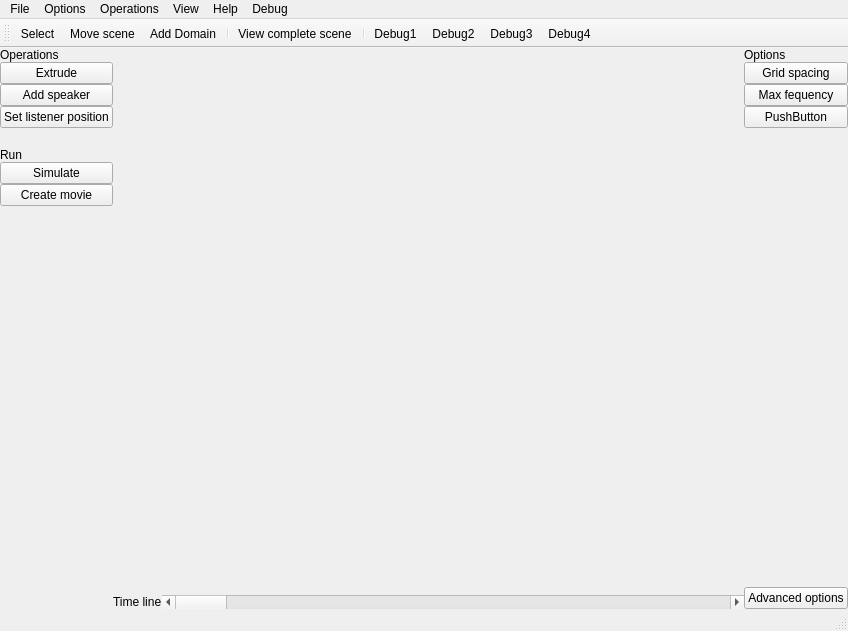
<?xml version="1.0" encoding="UTF-8"?>
<ui version="4.0">
 <class>MainWindow</class>
 <widget class="QMainWindow" name="MainWindow">
  <property name="geometry">
   <rect>
    <x>0</x>
    <y>0</y>
    <width>848</width>
    <height>631</height>
   </rect>
  </property>
  <property name="windowTitle">
   <string>OpenPSTD</string>
  </property>
  <widget class="QWidget" name="centralwidget">
   <layout class="QHBoxLayout" name="horizontalLayout">
    <property name="spacing">
     <number>0</number>
    </property>
    <property name="leftMargin">
     <number>0</number>
    </property>
    <property name="topMargin">
     <number>0</number>
    </property>
    <property name="rightMargin">
     <number>0</number>
    </property>
    <property name="bottomMargin">
     <number>0</number>
    </property>
    <item>
     <layout class="QVBoxLayout" name="verticalLayout">
      <property name="spacing">
       <number>0</number>
      </property>
      <item>
       <widget class="QLabel" name="label">
        <property name="text">
         <string>Operations</string>
        </property>
       </widget>
      </item>
      <item>
       <widget class="QPushButton" name="btnExtrude">
        <property name="text">
         <string>Extrude</string>
        </property>
       </widget>
      </item>
      <item>
       <widget class="QPushButton" name="btnAddSpeaker">
        <property name="text">
         <string>Add speaker</string>
        </property>
       </widget>
      </item>
      <item>
       <widget class="QPushButton" name="btnListenerPosition">
        <property name="text">
         <string>Set listener position</string>
        </property>
       </widget>
      </item>
      <item>
       <spacer name="verticalSpacer_4">
        <property name="orientation">
         <enum>Qt::Vertical</enum>
        </property>
        <property name="sizeType">
         <enum>QSizePolicy::Fixed</enum>
        </property>
        <property name="sizeHint" stdset="0">
         <size>
          <width>0</width>
          <height>20</height>
         </size>
        </property>
       </spacer>
      </item>
      <item>
       <widget class="QLabel" name="label_3">
        <property name="text">
         <string>Run</string>
        </property>
       </widget>
      </item>
      <item>
       <widget class="QPushButton" name="btnSimulate">
        <property name="text">
         <string>Simulate</string>
        </property>
       </widget>
      </item>
      <item>
       <widget class="QPushButton" name="btnCreateMovie">
        <property name="text">
         <string>Create movie</string>
        </property>
       </widget>
      </item>
      <item>
       <spacer name="verticalSpacer">
        <property name="orientation">
         <enum>Qt::Vertical</enum>
        </property>
        <property name="sizeHint" stdset="0">
         <size>
          <width>0</width>
          <height>40</height>
         </size>
        </property>
       </spacer>
      </item>
     </layout>
    </item>
    <item>
     <layout class="QVBoxLayout" name="verticalLayout_3">
      <item>
       <widget class="Viewer2D" name="mainView" native="true"/>
      </item>
      <item>
       <layout class="QHBoxLayout" name="horizontalLayout_2">
        <property name="sizeConstraint">
         <enum>QLayout::SetDefaultConstraint</enum>
        </property>
        <item>
         <widget class="QLabel" name="label_4">
          <property name="enabled">
           <bool>true</bool>
          </property>
          <property name="sizePolicy">
           <sizepolicy hsizetype="Maximum" vsizetype="Preferred">
            <horstretch>0</horstretch>
            <verstretch>0</verstretch>
           </sizepolicy>
          </property>
          <property name="text">
           <string>Time line</string>
          </property>
         </widget>
        </item>
        <item>
         <widget class="QScrollBar" name="horizontalScrollBar">
          <property name="sizePolicy">
           <sizepolicy hsizetype="MinimumExpanding" vsizetype="Fixed">
            <horstretch>0</horstretch>
            <verstretch>0</verstretch>
           </sizepolicy>
          </property>
          <property name="orientation">
           <enum>Qt::Horizontal</enum>
          </property>
         </widget>
        </item>
       </layout>
      </item>
     </layout>
    </item>
    <item>
     <layout class="QVBoxLayout" name="verticalLayout_2">
      <property name="spacing">
       <number>0</number>
      </property>
      <item>
       <widget class="QLabel" name="label_2">
        <property name="text">
         <string>Options</string>
        </property>
       </widget>
      </item>
      <item>
       <widget class="QPushButton" name="pushButton_5">
        <property name="text">
         <string>Grid spacing</string>
        </property>
       </widget>
      </item>
      <item>
       <widget class="QPushButton" name="pushButton_4">
        <property name="text">
         <string>Max fequency</string>
        </property>
       </widget>
      </item>
      <item>
       <widget class="QPushButton" name="pushButton_6">
        <property name="text">
         <string>PushButton</string>
        </property>
       </widget>
      </item>
      <item>
       <spacer name="verticalSpacer_2">
        <property name="orientation">
         <enum>Qt::Vertical</enum>
        </property>
        <property name="sizeHint" stdset="0">
         <size>
          <width>20</width>
          <height>40</height>
         </size>
        </property>
       </spacer>
      </item>
      <item>
       <widget class="QPushButton" name="pushButton_8">
        <property name="text">
         <string>Advanced options</string>
        </property>
       </widget>
      </item>
     </layout>
    </item>
   </layout>
  </widget>
  <widget class="QMenuBar" name="menubar">
   <property name="geometry">
    <rect>
     <x>0</x>
     <y>0</y>
     <width>848</width>
     <height>21</height>
    </rect>
   </property>
   <widget class="QMenu" name="menuFile">
    <property name="title">
     <string>File</string>
    </property>
    <addaction name="actionNew"/>
    <addaction name="actionOpen"/>
    <addaction name="actionSave"/>
    <addaction name="actionSave_as"/>
    <addaction name="separator"/>
    <addaction name="actionClose"/>
   </widget>
   <widget class="QMenu" name="menuOption">
    <property name="title">
     <string>Options</string>
    </property>
    <widget class="QMenu" name="menuDimension">
     <property name="title">
      <string>Dimension</string>
     </property>
     <addaction name="action2D"/>
     <addaction name="action3D"/>
    </widget>
    <addaction name="menuDimension"/>
    <addaction name="actionAdvanced_options"/>
   </widget>
   <widget class="QMenu" name="menuHelp">
    <property name="title">
     <string>Help</string>
    </property>
    <addaction name="actionOpenPSTD_help"/>
    <addaction name="separator"/>
    <addaction name="actionAbout"/>
   </widget>
   <widget class="QMenu" name="menuView">
    <property name="title">
     <string>View</string>
    </property>
    <addaction name="actionMove_scene"/>
    <addaction name="actionView_complete_scene"/>
    <addaction name="actionShow_grid"/>
   </widget>
   <widget class="QMenu" name="menuDebug">
    <property name="title">
     <string>Debug</string>
    </property>
    <addaction name="actionDebug1"/>
    <addaction name="actionDebug2"/>
    <addaction name="actionDebug3"/>
    <addaction name="actionDebug4"/>
   </widget>
   <widget class="QMenu" name="menuOperations">
    <property name="title">
     <string>Operations</string>
    </property>
    <addaction name="actionSelect"/>
    <addaction name="actionAdd_Domain"/>
   </widget>
   <addaction name="menuFile"/>
   <addaction name="menuOption"/>
   <addaction name="menuOperations"/>
   <addaction name="menuView"/>
   <addaction name="menuHelp"/>
   <addaction name="menuDebug"/>
  </widget>
  <widget class="QStatusBar" name="statusbar"/>
  <widget class="QToolBar" name="toolBar">
   <property name="windowTitle">
    <string>toolBar</string>
   </property>
   <attribute name="toolBarArea">
    <enum>TopToolBarArea</enum>
   </attribute>
   <attribute name="toolBarBreak">
    <bool>false</bool>
   </attribute>
   <addaction name="actionSelect"/>
   <addaction name="actionMove_scene"/>
   <addaction name="actionAdd_Domain"/>
   <addaction name="separator"/>
   <addaction name="actionView_complete_scene"/>
   <addaction name="separator"/>
   <addaction name="actionDebug1"/>
   <addaction name="actionDebug2"/>
   <addaction name="actionDebug3"/>
   <addaction name="actionDebug4"/>
  </widget>
  <action name="actionNew">
   <property name="text">
    <string>New</string>
   </property>
  </action>
  <action name="actionOpen">
   <property name="text">
    <string>Open</string>
   </property>
  </action>
  <action name="actionSave">
   <property name="text">
    <string>Save</string>
   </property>
  </action>
  <action name="actionSave_as">
   <property name="enabled">
    <bool>false</bool>
   </property>
   <property name="text">
    <string>Save as.</string>
   </property>
   <property name="visible">
    <bool>false</bool>
   </property>
  </action>
  <action name="action">
   <property name="text">
    <string>-</string>
   </property>
  </action>
  <action name="actionClose">
   <property name="text">
    <string>Close</string>
   </property>
  </action>
  <action name="action2D">
   <property name="checkable">
    <bool>true</bool>
   </property>
   <property name="checked">
    <bool>true</bool>
   </property>
   <property name="text">
    <string>2D</string>
   </property>
  </action>
  <action name="action3D">
   <property name="checkable">
    <bool>true</bool>
   </property>
   <property name="enabled">
    <bool>false</bool>
   </property>
   <property name="text">
    <string>3D</string>
   </property>
  </action>
  <action name="actionAdvanced_options">
   <property name="text">
    <string>Advanced options</string>
   </property>
  </action>
  <action name="actionOpenPSTD_help">
   <property name="text">
    <string>OpenPSTD help</string>
   </property>
  </action>
  <action name="actionAbout">
   <property name="text">
    <string>About</string>
   </property>
  </action>
  <action name="actionMove_scene">
   <property name="checkable">
    <bool>true</bool>
   </property>
   <property name="icon">
    <iconset>
     <normaloff>Images/noun_1476.png</normaloff>Images/noun_1476.png</iconset>
   </property>
   <property name="text">
    <string>Move scene</string>
   </property>
   <property name="toolTip">
    <string>Move the view</string>
   </property>
  </action>
  <action name="actionView_complete_scene">
   <property name="icon">
    <iconset>
     <normaloff>Images/noun_70430_cc.png</normaloff>Images/noun_70430_cc.png</iconset>
   </property>
   <property name="text">
    <string>View complete scene</string>
   </property>
  </action>
  <action name="actionAdd_Domain">
   <property name="checkable">
    <bool>true</bool>
   </property>
   <property name="icon">
    <iconset>
     <normaloff>Images/noun_40980_cc.png</normaloff>Images/noun_40980_cc.png</iconset>
   </property>
   <property name="text">
    <string>Add Domain</string>
   </property>
  </action>
  <action name="actionDebug1">
   <property name="text">
    <string>Debug1</string>
   </property>
  </action>
  <action name="actionDebug2">
   <property name="text">
    <string>Debug2</string>
   </property>
  </action>
  <action name="actionDebug3">
   <property name="text">
    <string>Debug3</string>
   </property>
  </action>
  <action name="actionDebug4">
   <property name="text">
    <string>Debug4</string>
   </property>
  </action>
  <action name="actionShow_grid">
   <property name="checkable">
    <bool>true</bool>
   </property>
   <property name="text">
    <string>Show grid</string>
   </property>
  </action>
  <action name="actionSelect">
   <property name="text">
    <string>Select</string>
   </property>
  </action>
 </widget>
 <customwidgets>
  <customwidget>
   <class>Viewer2D</class>
   <extends>QWidget</extends>
   <header>Viewer2D.h</header>
   <container>1</container>
  </customwidget>
 </customwidgets>
 <resources/>
 <connections/>
</ui>
